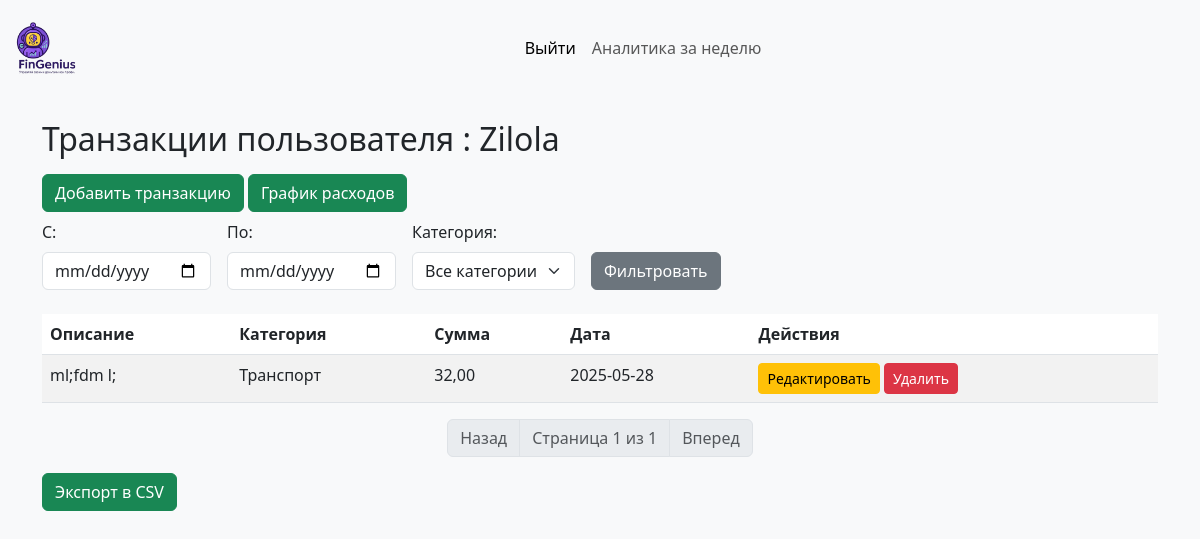
/ (signed in), run on an earlier commit of the app's database.
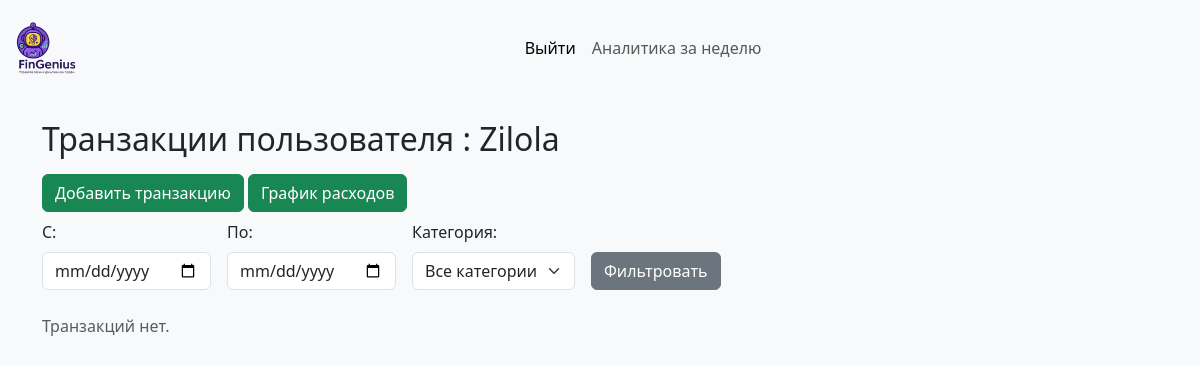
And on a later commit of the database.
### app.py (models this page shows, shortened)
class User(UserMixin, db.Model):
    id = db.Column(db.Integer, primary_key=True)
    username = db.Column(db.String(80), unique=True, nullable=False)
    password_hash = db.Column(db.String(128), nullable=False)
    transactions = db.relationship('Transaction', backref='user', lazy=True)

class Transaction(db.Model):
    __tablename__ = 'transaction'
    id = db.Column(db.Integer, primary_key=True)
    description = db.Column(db.String(255))
    category = db.Column(db.String(100))
    amount = db.Column(db.Float)
    currency = db.Column(db.String(10), nullable=False, default='RUB')  # Новое поле
    date = db.Column(db.Date)
    user_id = db.Column(db.Integer, db.ForeignKey('user.id'))

### app.py (the view)
@app.route('/')
@login_required
def index():
    page = request.args.get('page', 1, type=int)
    categories = ['Продукты', 'Транспорт', 'Развлечения', 'Зарплата', 'Другое']
    per_page = 5
    start_date = request.args.get('start_date')
    end_date = request.args.get('end_date')
    selected_category = request.args.get('category', '')
    query = Transaction.query.filter_by(user_id=current_user.id)
    if start_date:
        start = datetime.strptime(start_date, '%Y-%m-%d')
        query = query.filter(Transaction.date >= start)
    if end_date:
        end = datetime.strptime(end_date, '%Y-%m-%d')
        query = query.filter(Transaction.date <= end)
    if selected_category:
        query = query.filter(Transaction.category == selected_category)
    pagination = query.order_by(Transaction.date.desc()).paginate(page=page, per_page=per_page)
    transactions = pagination.items
    return render_template('index.html',
                           transactions=transactions,
                           pagination=pagination,
                           start_date=start_date,
                           end_date=end_date,
                           categories=categories,
                           selected_category=selected_category)

### app.py (called while the page is built)
@login_manager.user_loader
def load_user(user_id):
    return User.query.get(int(user_id))

### templates/index.html (shortened to what this page needs)
<!DOCTYPE html>
<html lang="ru">
<head>
    <link href="https://cdn.jsdelivr.net/npm/bootstrap@5.3.0/dist/css/bootstrap.min.css" rel="stylesheet">
</head>
<body class="bg-light">
<nav class="navbar navbar-expand-lg navbar-light bg-light">
  <div class="container-fluid">
    <a class="navbar-brand" href="/">
        <img src="/static/brand.png" alt="" width="70" height="70">
    </a>
    <div class="collapse navbar-collapse " id="navbarNavAltMarkup">
      <div class="navbar-nav m-auto">
        <a class="nav-link active btn" aria-current="page" href="{{ url_for('logout') }}">Выйти</a>
        <a class="nav-link btn" href="{{ url_for('weekly_summary') }}">Аналитика за неделю</a>
      </div>
    </div>
  </div>
</nav>
<div class="container mt-4">
    <h2>Транзакции пользователя : {{ current_user.username }}</h2>
    <a class=" btn btn-success my2" href="{{ url_for('add_transaction') }}">Добавить транзакцию</a>
    <a href="{{ url_for('interactive_charts') }}" class="btn btn-success my-2">График расходов</a>
    <form method="get" class="row g-3 align-items-end mb-4">
        <div class="col-auto">
            <label for="start_date" class="form-label">С:</label>
            <input type="date" id="start_date" name="start_date" class="form-control" value="{{ start_date or '' }}">
        </div>
        <div class="col-auto">
            <label for="end_date" class="form-label">По:</label>
            <input type="date" id="end_date" name="end_date" class="form-control" value="{{ end_date or '' }}">
        </div>
        <div class="col-auto">
            <label for="category" class="form-label">Категория:</label>
            <select id="category" name="category" class="form-select">
                <option value="">Все категории</option>
            </select>
        </div>
        <div class="col-auto">
            <button type="submit" class="btn btn-secondary">Фильтровать</button>
        </div>
    </form>
    {% if transactions %}
        <table class="table table-striped table-responsive">
            <thead>
                <tr>
                    <th>Описание</th>
                    <th>Категория</th>
                    <th>Сумма</th>
                    <th>Дата</th>
                    <th>Действия</th>
                </tr>
            </thead>
            <tbody>
            {% for t in transactions %}
                <tr>
                    <td>{{ t.description }}</td>
                    <td>{{ t.category }}</td>
                    <td>
                        {{ "{:,.2f}"
                        .format(t.amount)
                        .replace(",", "X")
                        .replace(".", ",")
                        .replace("X", ".") }}
                    </td>
                    <td>{{ t.date.strftime('%Y-%m-%d') }}</td>
                    <td>
                        <a href="{{ url_for('edit_transaction', id=t.id) }}" class="btn btn-sm btn-warning">Редактировать</a>
                        <form action="{{ url_for('delete_transaction', id=t.id) }}" method="post" style="display:inline-block;">
                            <button type="submit" class="btn btn-sm btn-danger" onclick="return confirm('Удалить транзакцию?')">Удалить</button>
                        </form>
                    </td>
                </tr>
            {% endfor %}
            </tbody>
        </table>
    <nav aria-label="Pagination">
  <ul class="pagination justify-content-center">
    {% if pagination.has_prev %}
      <li class="page-item">
        <a class="page-link" href="{{ url_for('index', page=pagination.prev_num, start_date=start_date, end_date=end_date, category=selected_category) }}">Назад</a>
      </li>
    {% else %}
      <li class="page-item disabled"><span class="page-link">Назад</span></li>
    {% endif %}
    <li class="page-item disabled">
      <span class="page-link">Страница {{ pagination.page }} из {{ pagination.pages }}</span>
    </li>
    {% if pagination.has_next %}
      <li class="page-item">
        <a class="page-link" href="{{ url_for('index', page=pagination.next_num, start_date=start_date, end_date=end_date, category=selected_category) }}">Вперед</a>
      </li>
    {% else %}
      <li class="page-item disabled"><span class="page-link">Вперед</span></li>
    {% endif %}
  </ul>
</nav>
    <a class="btn btn-success" href="{{ url_for('export_excel', start_date=start_date, end_date=end_date, category=selected_category) }}">
    Экспорт в CSV
</a>
    {% else %}
        <p class="text-muted">Транзакций нет.</p>
    {% endif %}
</div>
</body>
</html>

What changed in the data, as far as the page shows it:
removed Transaction: description "ml;fdm l;", category "Транспорт", amount "32,00", date "2025-05-28"
Also different on the page:
{{ pagination.page }}: "1" → (not shown)
{{ pagination.pages }}: "1" → (not shown)
text no longer shown: "Описание Категория Сумма Дата Действия Назад Страница из Вперед Экспорт в CSV"
text now shown: "Транзакций нет."
